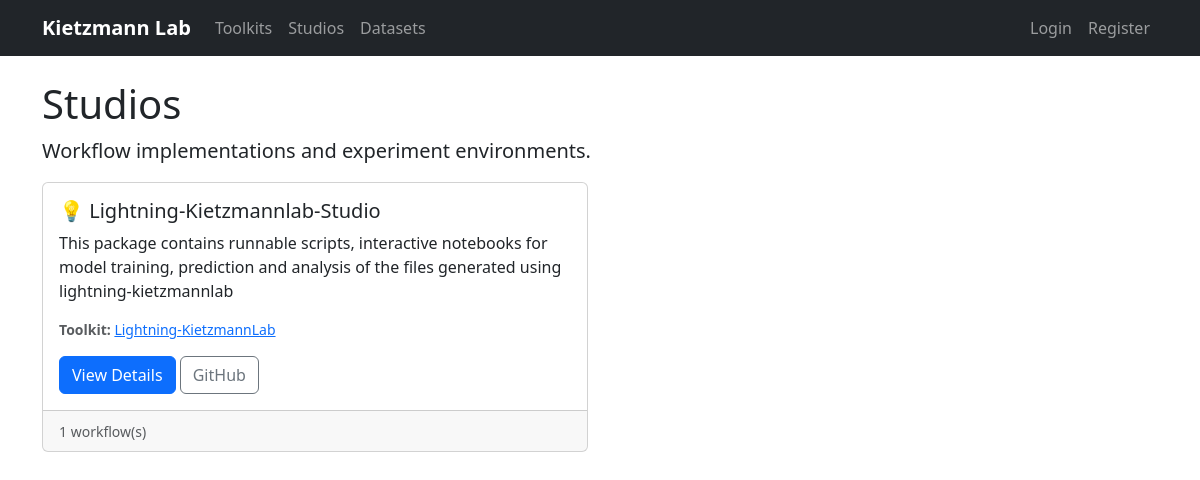
Screenshot of /studios/ with the database file from the repository.
### src/models.py (models this page shows, shortened)
class Studio(models.Model):
    name = models.CharField(max_length=200)
    slug = models.SlugField(unique=True)
    description = models.TextField()
    toolkit = models.ForeignKey(
        Toolkit, on_delete=models.CASCADE, related_name="studios"
    )
    github_url = models.URLField(blank=True)
    icon = models.CharField(max_length=10, default="")
    class Meta:
        ordering = ["name"]

class Toolkit(models.Model):
    name = models.CharField(max_length=200)
    slug = models.SlugField(unique=True)
    description = models.TextField()
    github_url = models.URLField(blank=True)
    icon = models.CharField(max_length=10, default="")  # emoji
    color = models.CharField(max_length=20, default="#43e97b")  # hex color
    modules = models.TextField(
        blank=True, help_text="Key modules, one per line"
    )
    class Meta:
        ordering = ["name"]

### src/views.py (the view)
# urls.py: path("studios/", views.studio_list, name="studio_list"),
def studio_list(request):
    studios = (
        Studio.objects.select_related("toolkit")
        .prefetch_related("workflows")
        .all()
    )
    return render(request, "projects/studio_list.html", {"studios": studios})

### src/templates/projects/studio_list.html (shortened to what this page needs)
{% extends 'projects/base.html' %}
{% block content %}
<h1>Studios</h1>
<p class="lead">Workflow implementations and experiment environments.</p>
<div class="row">
    {% for studio in studios %}
    <div class="col-md-6 mb-4">
        <div class="card h-100">
            <div class="card-body">
                <h5 class="card-title">{{ studio.icon }} {{ studio.name }}</h5>
                <p class="card-text">{{ studio.description }}</p>
                <p class="text-muted small">
                    <strong>Toolkit:</strong>
                    <a href="{% url 'toolkit_detail' studio.toolkit.slug %}">{{ studio.toolkit.name }}</a>
                </p>
                <a href="{% url 'studio_detail' studio.slug %}" class="btn btn-primary">View Details</a>
                {% if studio.github_url %}
                <a href="{{ studio.github_url }}" class="btn btn-outline-secondary" target="_blank">GitHub</a>
                {% endif %}
            </div>
            <div class="card-footer">
                <small class="text-muted">{{ studio.workflows.count }} workflow(s)</small>
            </div>
        </div>
    </div>
    {% empty %}
    <div class="col">
        <p class="text-muted">No studios available yet.</p>
    </div>
    {% endfor %}
</div>
{% endblock %}

### rows the page displays
Studio: icon "💡", name "Lightning-Kietzmannlab-Studio", description "This package contains runnable scripts, interactive notebooks for model training, prediction and analysis of the files generated using lightning-kietzmannlab", toolkit.name "Lightning-KietzmannLab", workflows.count "1"
